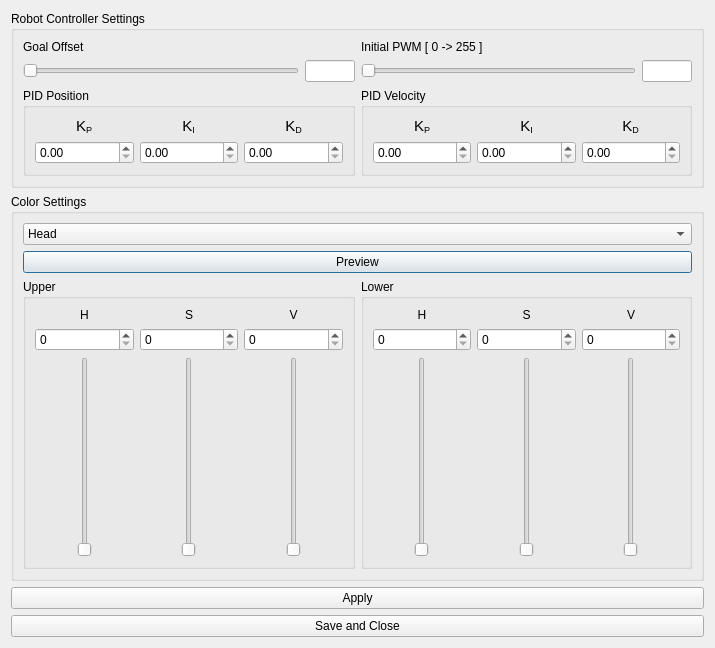
<?xml version="1.0" encoding="UTF-8"?>
<ui version="4.0">
 <class>Settings</class>
 <widget class="QDialog" name="Settings">
  <property name="geometry">
   <rect>
    <x>0</x>
    <y>0</y>
    <width>715</width>
    <height>648</height>
   </rect>
  </property>
  <property name="windowTitle">
   <string>Dialog</string>
  </property>
  <layout class="QVBoxLayout" name="verticalLayout">
   <item>
    <widget class="QGroupBox" name="groupBox">
     <property name="title">
      <string>Robot Controller Settings</string>
     </property>
     <layout class="QGridLayout" name="gridLayout_2">
      <item row="1" column="1">
       <layout class="QHBoxLayout" name="horizontalLayout_3"/>
      </item>
      <item row="2" column="0">
       <widget class="QGroupBox" name="groupBox_2">
        <property name="title">
         <string>PID Position</string>
        </property>
        <layout class="QHBoxLayout" name="horizontalLayout_4">
         <item>
          <layout class="QVBoxLayout" name="verticalLayout_8">
           <item alignment="Qt::AlignHCenter">
            <widget class="QLabel" name="label_9">
             <property name="text">
              <string>&lt;html&gt;&lt;head/&gt;&lt;body&gt;&lt;p&gt;&lt;span style=&quot; font-size:11pt;&quot;&gt;K&lt;/span&gt;&lt;span style=&quot; font-size:11pt; vertical-align:sub;&quot;&gt;P&lt;/span&gt;&lt;/p&gt;&lt;/body&gt;&lt;/html&gt;</string>
             </property>
             <property name="alignment">
              <set>Qt::AlignCenter</set>
             </property>
            </widget>
           </item>
           <item>
            <widget class="QDoubleSpinBox" name="kP_P">
             <property name="layoutDirection">
              <enum>Qt::LeftToRight</enum>
             </property>
            </widget>
           </item>
          </layout>
         </item>
         <item>
          <layout class="QVBoxLayout" name="verticalLayout_9">
           <item alignment="Qt::AlignHCenter">
            <widget class="QLabel" name="label_13">
             <property name="text">
              <string>&lt;html&gt;&lt;head/&gt;&lt;body&gt;&lt;p&gt;&lt;span style=&quot; font-size:11pt;&quot;&gt;K&lt;/span&gt;&lt;span style=&quot; font-size:11pt; vertical-align:sub;&quot;&gt;I&lt;/span&gt;&lt;/p&gt;&lt;/body&gt;&lt;/html&gt;</string>
             </property>
             <property name="alignment">
              <set>Qt::AlignCenter</set>
             </property>
            </widget>
           </item>
           <item>
            <widget class="QDoubleSpinBox" name="kI_P"/>
           </item>
          </layout>
         </item>
         <item>
          <layout class="QVBoxLayout" name="verticalLayout_10">
           <item alignment="Qt::AlignHCenter">
            <widget class="QLabel" name="label_14">
             <property name="text">
              <string>&lt;html&gt;&lt;head/&gt;&lt;body&gt;&lt;p&gt;&lt;span style=&quot; font-size:11pt;&quot;&gt;K&lt;/span&gt;&lt;span style=&quot; font-size:11pt; vertical-align:sub;&quot;&gt;D&lt;/span&gt;&lt;/p&gt;&lt;/body&gt;&lt;/html&gt;</string>
             </property>
             <property name="alignment">
              <set>Qt::AlignCenter</set>
             </property>
            </widget>
           </item>
           <item>
            <widget class="QDoubleSpinBox" name="kD_P"/>
           </item>
          </layout>
         </item>
        </layout>
       </widget>
      </item>
      <item row="2" column="2">
       <widget class="QGroupBox" name="groupBox_3">
        <property name="title">
         <string>PID Velocity</string>
        </property>
        <layout class="QHBoxLayout" name="horizontalLayout_6">
         <item>
          <layout class="QVBoxLayout" name="verticalLayout_14">
           <item alignment="Qt::AlignHCenter">
            <widget class="QLabel" name="label_15">
             <property name="text">
              <string>&lt;html&gt;&lt;head/&gt;&lt;body&gt;&lt;p&gt;&lt;span style=&quot; font-size:11pt;&quot;&gt;K&lt;/span&gt;&lt;span style=&quot; font-size:11pt; vertical-align:sub;&quot;&gt;P&lt;/span&gt;&lt;/p&gt;&lt;/body&gt;&lt;/html&gt;</string>
             </property>
             <property name="alignment">
              <set>Qt::AlignCenter</set>
             </property>
            </widget>
           </item>
           <item>
            <widget class="QDoubleSpinBox" name="kP_V"/>
           </item>
          </layout>
         </item>
         <item>
          <layout class="QVBoxLayout" name="verticalLayout_15">
           <item alignment="Qt::AlignHCenter">
            <widget class="QLabel" name="label_16">
             <property name="text">
              <string>&lt;html&gt;&lt;head/&gt;&lt;body&gt;&lt;p&gt;&lt;span style=&quot; font-size:11pt;&quot;&gt;K&lt;/span&gt;&lt;span style=&quot; font-size:11pt; vertical-align:sub;&quot;&gt;I&lt;/span&gt;&lt;/p&gt;&lt;/body&gt;&lt;/html&gt;</string>
             </property>
             <property name="alignment">
              <set>Qt::AlignCenter</set>
             </property>
            </widget>
           </item>
           <item>
            <widget class="QDoubleSpinBox" name="kI_V"/>
           </item>
          </layout>
         </item>
         <item>
          <layout class="QVBoxLayout" name="verticalLayout_16">
           <item alignment="Qt::AlignHCenter">
            <widget class="QLabel" name="label_17">
             <property name="text">
              <string>&lt;html&gt;&lt;head/&gt;&lt;body&gt;&lt;p&gt;&lt;span style=&quot; font-size:11pt;&quot;&gt;K&lt;/span&gt;&lt;span style=&quot; font-size:11pt; vertical-align:sub;&quot;&gt;D&lt;/span&gt;&lt;/p&gt;&lt;/body&gt;&lt;/html&gt;</string>
             </property>
             <property name="alignment">
              <set>Qt::AlignCenter</set>
             </property>
            </widget>
           </item>
           <item>
            <widget class="QDoubleSpinBox" name="kD_V"/>
           </item>
          </layout>
         </item>
        </layout>
       </widget>
      </item>
      <item row="0" column="0">
       <widget class="QLabel" name="label_10">
        <property name="text">
         <string>Goal Offset</string>
        </property>
       </widget>
      </item>
      <item row="0" column="2">
       <widget class="QLabel" name="label_11">
        <property name="text">
         <string>Initial PWM [ 0 -&gt; 255 ]</string>
        </property>
       </widget>
      </item>
      <item row="1" column="2">
       <layout class="QHBoxLayout" name="horizontalLayout_9">
        <item>
         <widget class="QSlider" name="initial_pwm_slider_2">
          <property name="sizePolicy">
           <sizepolicy hsizetype="Expanding" vsizetype="Fixed">
            <horstretch>3</horstretch>
            <verstretch>3</verstretch>
           </sizepolicy>
          </property>
          <property name="orientation">
           <enum>Qt::Horizontal</enum>
          </property>
         </widget>
        </item>
        <item>
         <widget class="QLineEdit" name="lineEdit_4">
          <property name="sizePolicy">
           <sizepolicy hsizetype="Fixed" vsizetype="Fixed">
            <horstretch>1</horstretch>
            <verstretch>0</verstretch>
           </sizepolicy>
          </property>
          <property name="maximumSize">
           <size>
            <width>50</width>
            <height>16777215</height>
           </size>
          </property>
         </widget>
        </item>
       </layout>
      </item>
      <item row="1" column="0">
       <layout class="QHBoxLayout" name="horizontalLayout_5">
        <item>
         <widget class="QSlider" name="horizontalSlider_2">
          <property name="sizePolicy">
           <sizepolicy hsizetype="Expanding" vsizetype="Fixed">
            <horstretch>3</horstretch>
            <verstretch>0</verstretch>
           </sizepolicy>
          </property>
          <property name="orientation">
           <enum>Qt::Horizontal</enum>
          </property>
         </widget>
        </item>
        <item>
         <widget class="QLineEdit" name="lineEdit_3">
          <property name="sizePolicy">
           <sizepolicy hsizetype="Fixed" vsizetype="Fixed">
            <horstretch>1</horstretch>
            <verstretch>0</verstretch>
           </sizepolicy>
          </property>
          <property name="maximumSize">
           <size>
            <width>50</width>
            <height>16777215</height>
           </size>
          </property>
         </widget>
        </item>
       </layout>
      </item>
     </layout>
    </widget>
   </item>
   <item>
    <widget class="QGroupBox" name="groupBox_8">
     <property name="title">
      <string>Color Settings</string>
     </property>
     <layout class="QGridLayout" name="gridLayout">
      <item row="2" column="0">
       <widget class="QGroupBox" name="groupBox_9">
        <property name="title">
         <string>Upper</string>
        </property>
        <layout class="QHBoxLayout" name="horizontalLayout_14">
         <item>
          <layout class="QVBoxLayout" name="verticalLayout_20">
           <item>
            <widget class="QLabel" name="label_19">
             <property name="text">
              <string>H</string>
             </property>
             <property name="alignment">
              <set>Qt::AlignCenter</set>
             </property>
            </widget>
           </item>
           <item>
            <widget class="QSpinBox" name="spinBox_upper_H"/>
           </item>
           <item alignment="Qt::AlignHCenter">
            <widget class="QSlider" name="upper_H">
             <property name="enabled">
              <bool>true</bool>
             </property>
             <property name="sizePolicy">
              <sizepolicy hsizetype="Fixed" vsizetype="Expanding">
               <horstretch>0</horstretch>
               <verstretch>0</verstretch>
              </sizepolicy>
             </property>
             <property name="layoutDirection">
              <enum>Qt::LeftToRight</enum>
             </property>
             <property name="orientation">
              <enum>Qt::Vertical</enum>
             </property>
            </widget>
           </item>
          </layout>
         </item>
         <item>
          <layout class="QVBoxLayout" name="verticalLayout_21">
           <item>
            <widget class="QLabel" name="label_20">
             <property name="text">
              <string>S</string>
             </property>
             <property name="alignment">
              <set>Qt::AlignCenter</set>
             </property>
            </widget>
           </item>
           <item>
            <widget class="QSpinBox" name="spinBox_upper_S"/>
           </item>
           <item alignment="Qt::AlignHCenter">
            <widget class="QSlider" name="upper_S">
             <property name="enabled">
              <bool>true</bool>
             </property>
             <property name="sizePolicy">
              <sizepolicy hsizetype="Fixed" vsizetype="Expanding">
               <horstretch>0</horstretch>
               <verstretch>0</verstretch>
              </sizepolicy>
             </property>
             <property name="layoutDirection">
              <enum>Qt::LeftToRight</enum>
             </property>
             <property name="orientation">
              <enum>Qt::Vertical</enum>
             </property>
            </widget>
           </item>
          </layout>
         </item>
         <item>
          <layout class="QVBoxLayout" name="verticalLayout_22">
           <item>
            <widget class="QLabel" name="label_21">
             <property name="text">
              <string>V</string>
             </property>
             <property name="alignment">
              <set>Qt::AlignCenter</set>
             </property>
            </widget>
           </item>
           <item>
            <widget class="QSpinBox" name="spinBox_upper_V"/>
           </item>
           <item alignment="Qt::AlignHCenter">
            <widget class="QSlider" name="upper_V">
             <property name="enabled">
              <bool>true</bool>
             </property>
             <property name="sizePolicy">
              <sizepolicy hsizetype="Fixed" vsizetype="Expanding">
               <horstretch>0</horstretch>
               <verstretch>0</verstretch>
              </sizepolicy>
             </property>
             <property name="layoutDirection">
              <enum>Qt::LeftToRight</enum>
             </property>
             <property name="orientation">
              <enum>Qt::Vertical</enum>
             </property>
            </widget>
           </item>
          </layout>
         </item>
        </layout>
       </widget>
      </item>
      <item row="2" column="1">
       <widget class="QGroupBox" name="groupBox_10">
        <property name="title">
         <string>Lower</string>
        </property>
        <layout class="QHBoxLayout" name="horizontalLayout_15">
         <item>
          <layout class="QVBoxLayout" name="verticalLayout_11">
           <item>
            <widget class="QLabel" name="label_12">
             <property name="text">
              <string>H</string>
             </property>
             <property name="alignment">
              <set>Qt::AlignCenter</set>
             </property>
            </widget>
           </item>
           <item>
            <widget class="QSpinBox" name="spinBox_lower_H"/>
           </item>
           <item alignment="Qt::AlignHCenter">
            <widget class="QSlider" name="lower_H">
             <property name="enabled">
              <bool>true</bool>
             </property>
             <property name="sizePolicy">
              <sizepolicy hsizetype="Fixed" vsizetype="Expanding">
               <horstretch>0</horstretch>
               <verstretch>0</verstretch>
              </sizepolicy>
             </property>
             <property name="layoutDirection">
              <enum>Qt::LeftToRight</enum>
             </property>
             <property name="orientation">
              <enum>Qt::Vertical</enum>
             </property>
            </widget>
           </item>
          </layout>
         </item>
         <item>
          <layout class="QVBoxLayout" name="verticalLayout_12">
           <item>
            <widget class="QLabel" name="label_22">
             <property name="text">
              <string>S</string>
             </property>
             <property name="alignment">
              <set>Qt::AlignCenter</set>
             </property>
            </widget>
           </item>
           <item>
            <widget class="QSpinBox" name="spinBox_lower_S"/>
           </item>
           <item alignment="Qt::AlignHCenter">
            <widget class="QSlider" name="lower_S">
             <property name="enabled">
              <bool>true</bool>
             </property>
             <property name="sizePolicy">
              <sizepolicy hsizetype="Fixed" vsizetype="Expanding">
               <horstretch>0</horstretch>
               <verstretch>0</verstretch>
              </sizepolicy>
             </property>
             <property name="layoutDirection">
              <enum>Qt::LeftToRight</enum>
             </property>
             <property name="orientation">
              <enum>Qt::Vertical</enum>
             </property>
            </widget>
           </item>
          </layout>
         </item>
         <item>
          <layout class="QVBoxLayout" name="verticalLayout_13">
           <item>
            <widget class="QLabel" name="label_23">
             <property name="text">
              <string>V</string>
             </property>
             <property name="alignment">
              <set>Qt::AlignCenter</set>
             </property>
            </widget>
           </item>
           <item>
            <widget class="QSpinBox" name="spinBox_lower_V"/>
           </item>
           <item alignment="Qt::AlignHCenter">
            <widget class="QSlider" name="lower_V">
             <property name="enabled">
              <bool>true</bool>
             </property>
             <property name="sizePolicy">
              <sizepolicy hsizetype="Fixed" vsizetype="Expanding">
               <horstretch>0</horstretch>
               <verstretch>0</verstretch>
              </sizepolicy>
             </property>
             <property name="layoutDirection">
              <enum>Qt::LeftToRight</enum>
             </property>
             <property name="orientation">
              <enum>Qt::Vertical</enum>
             </property>
            </widget>
           </item>
          </layout>
         </item>
        </layout>
       </widget>
      </item>
      <item row="0" column="0" colspan="2">
       <widget class="QComboBox" name="param_list">
        <item>
         <property name="text">
          <string>Head</string>
         </property>
        </item>
        <item>
         <property name="text">
          <string>Tail</string>
         </property>
        </item>
        <item>
         <property name="text">
          <string>Obstacles</string>
         </property>
        </item>
       </widget>
      </item>
      <item row="1" column="0" colspan="2">
       <widget class="QPushButton" name="preview_btn">
        <property name="text">
         <string>Preview</string>
        </property>
       </widget>
      </item>
     </layout>
    </widget>
   </item>
   <item>
    <widget class="QPushButton" name="apply_btn">
     <property name="text">
      <string>Apply</string>
     </property>
    </widget>
   </item>
   <item>
    <widget class="QPushButton" name="save_n_close_btn">
     <property name="text">
      <string>Save and Close</string>
     </property>
    </widget>
   </item>
  </layout>
 </widget>
 <resources/>
 <connections/>
</ui>
